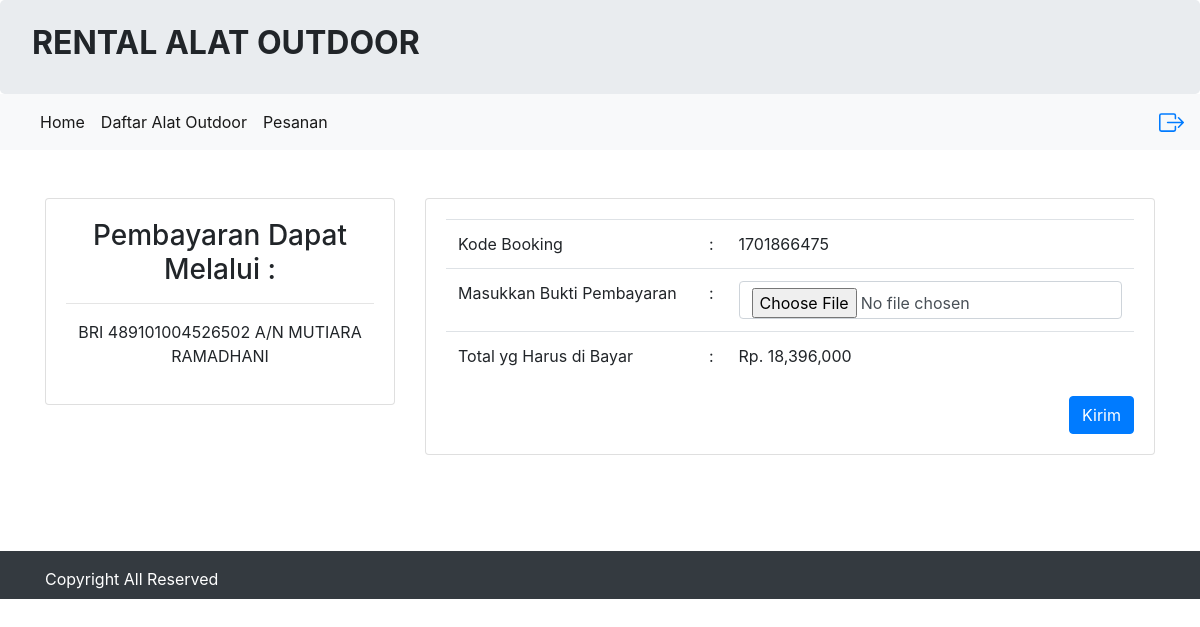
The page /konfirmasi.php?id=1701866475 (signed in) on the database its author committed.
### tables this page shows
CREATE TABLE `tbl_booking_212303` (
  `212303_id_booking` int(11) NOT NULL,
  `212303_kode_booking` varchar(25) NOT NULL,
  `212303_id_login` int(50) NOT NULL,
  `212303_id_alat` varchar(50) NOT NULL,
  `212303_nama` varchar(50) NOT NULL,
  `212303_alamat` varchar(100) NOT NULL,
  `212303_ktp` varchar(20) NOT NULL,
  `212303_no_telp` varchar(20) NOT NULL,
  `212303_jml_sewa` int(15) NOT NULL,
  `212303_tgl_sewa` date NOT NULL,
  `212303_tgl_kmb` date NOT NULL,
  `212303_total_bayar` int(100) NOT NULL,
  `212303_konfirmasi` varchar(50) NOT NULL,
  `212303_tgl_input` date NOT NULL
);

### konfirmasi.php (the view, shortened to what this page needs)
<?php
require 'koneksi.php';
include 'header.php';
$kode_booking = $_GET['id'];
$query = "SELECT * FROM tbl_booking_212303 WHERE 212303_kode_booking = '$kode_booking'";
$hasil = mysqli_query($koneksi, $query);
$isi = mysqli_fetch_assoc($hasil);
?>
<br>
<br>
<div class="container">
    <div class="row">
        <div class="col-sm-4">
            <div class="card">
                <div class="card-body">
                    <center>
                        <h3>Pembayaran Dapat Melalui :</h3>
                        <hr />
                        <p> BRI 489101004526502 A/N MUTIARA RAMADHANI </p>
                    </center>
                </div>
            </div>
        </div>
        <div class="col-sm-8">
            <div class="card">
                <div class="card-body">
                    <form method="post" action="proses.php?id=konfirmasi" enctype="multipart/form-data">
                        <table class="table">
                            <tr>
                                <td>Kode Booking </td>
                                <td> :</td>
                                <td><?php echo $isi['212303_kode_booking']; ?></td>
                            </tr>
                            <tr>
                                <td>Masukkan Bukti Pembayaran </td>
                                <td> :</td>
                                <td><input type="file" name="gambar" required class="form-control" accept="image/*"></td>
                            </tr>
                            <tr>
                                <td>Total yg Harus di Bayar </td>
                                <td> :</td>
                                <td>Rp. <?php echo number_format($isi['212303_total_bayar']); ?></td>
                            </tr>
                        </table>
                        <button type="submit" class="btn btn-primary float-right">Kirim</button>
                    </form>
                </div>
            </div>
        </div>
    </div>
</div>
<br>
<br>
<br>
<?php include 'footer.php'; ?>

### rows shown on the page
tbl_booking_212303: 212303_kode_booking "1701866475", 212303_total_bayar "18,396,000"
